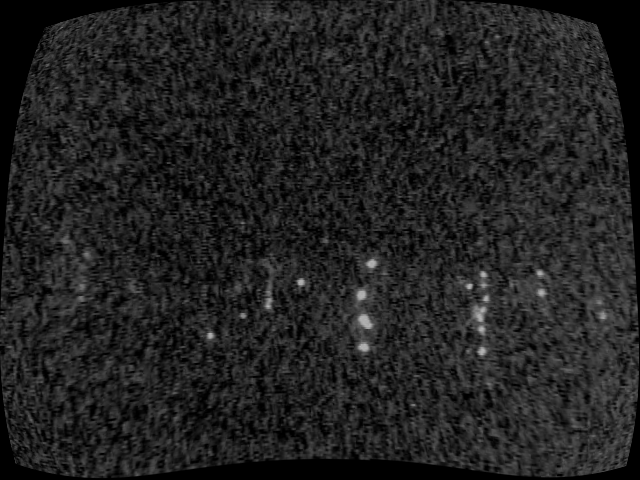
#> input picture Undistortionresult.png, 640 x 480 px, found by its file name
$ python test.py
#> lines starting #> are read from the running program, lines starting #| are printed output that depends on the picture
#!/usr/bin/env python

import numpy as np
import cv2

sift = cv2.xfeatures2d.SIFT_create()

original = cv2.imread("Undistortionresult.png")
#> original is the input picture: shape (480, 640, 3); min 0, max 182, mean 33.8
adjusted = cv2.imread("Undistortionresult2.png")
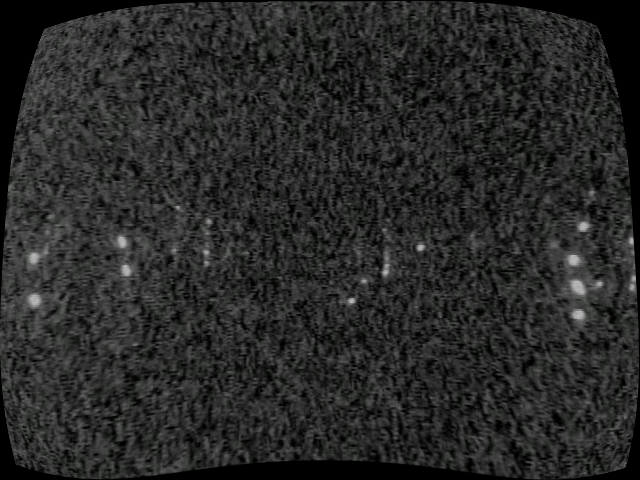
#> input picture Undistortionresult2.png, 640 x 480 px, found by its file name
#> adjusted is the input picture: shape (480, 640, 3); mean B, G, R 40.1, 40.8, 40.3
cv2.imshow("Images", np.hstack([original, adjusted]))
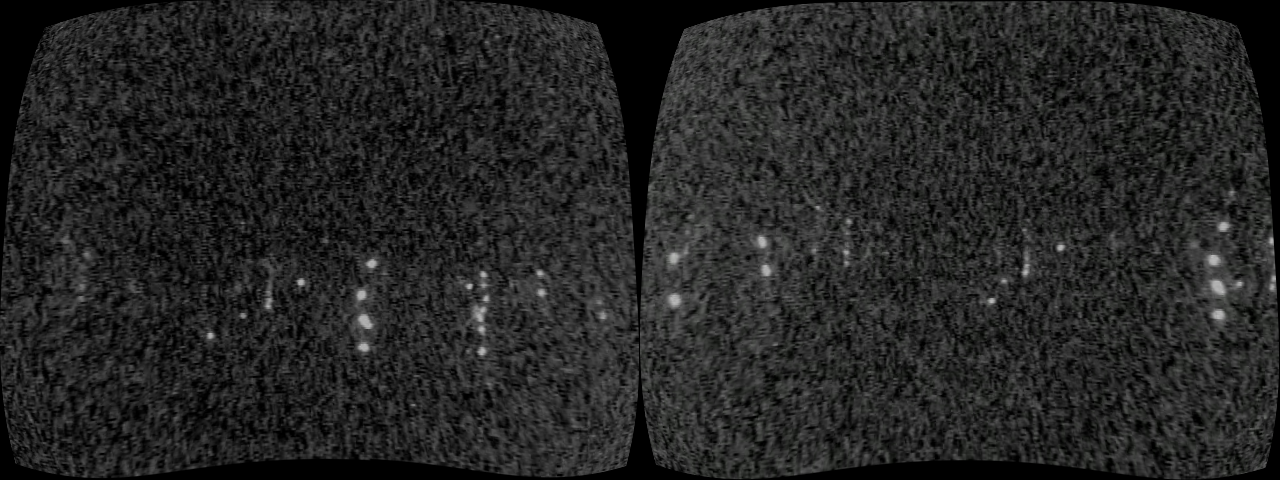
#> window 'Images': shape (480, 1280, 3); mean B, G, R 36.9, 37.3, 37.1
cv2.waitKey(0)
